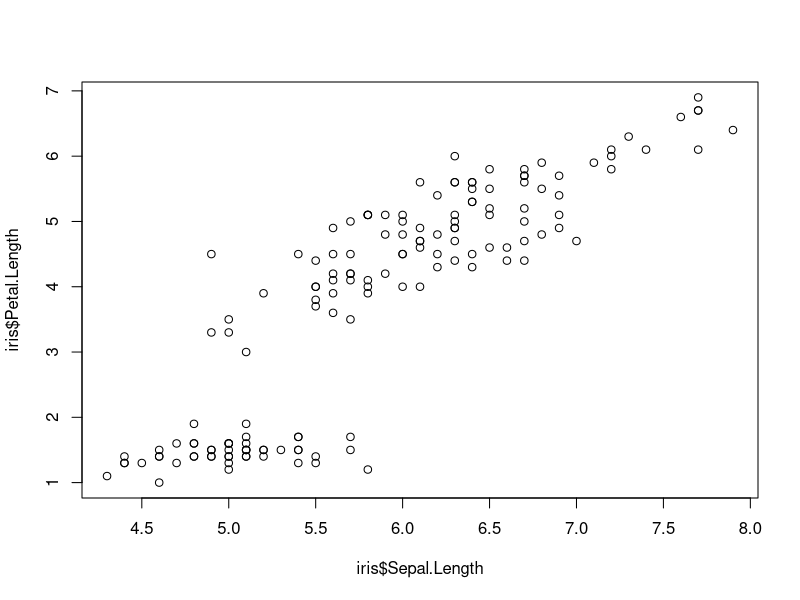
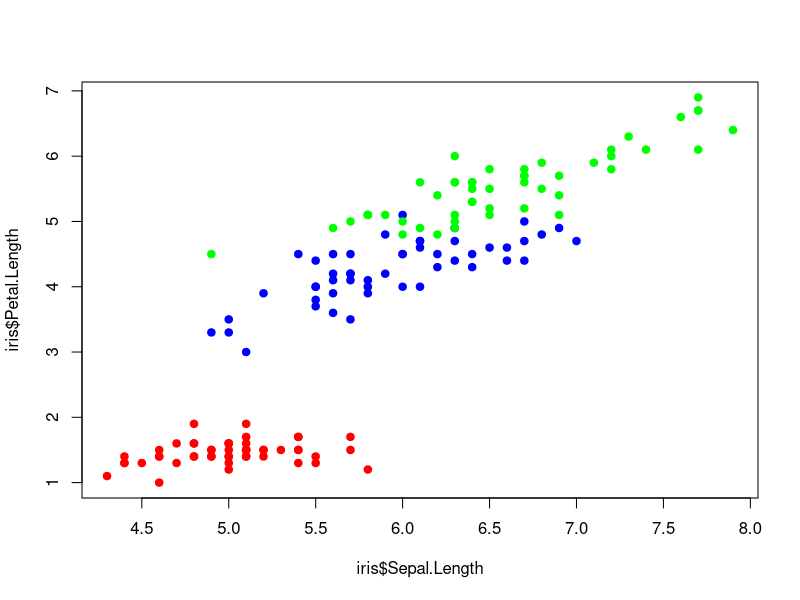
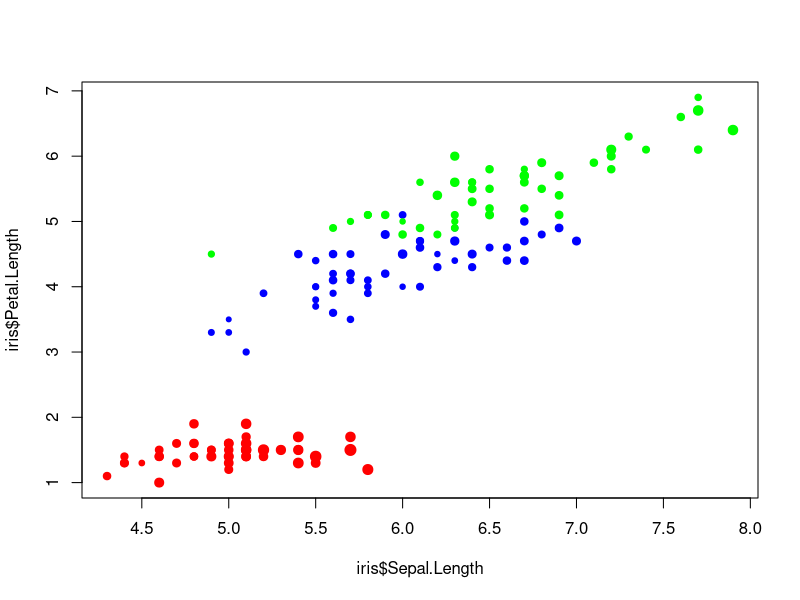
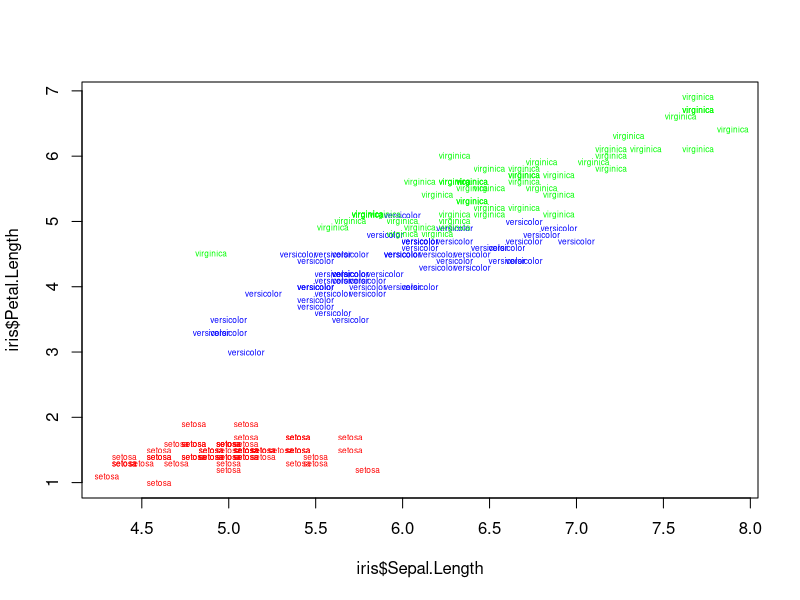
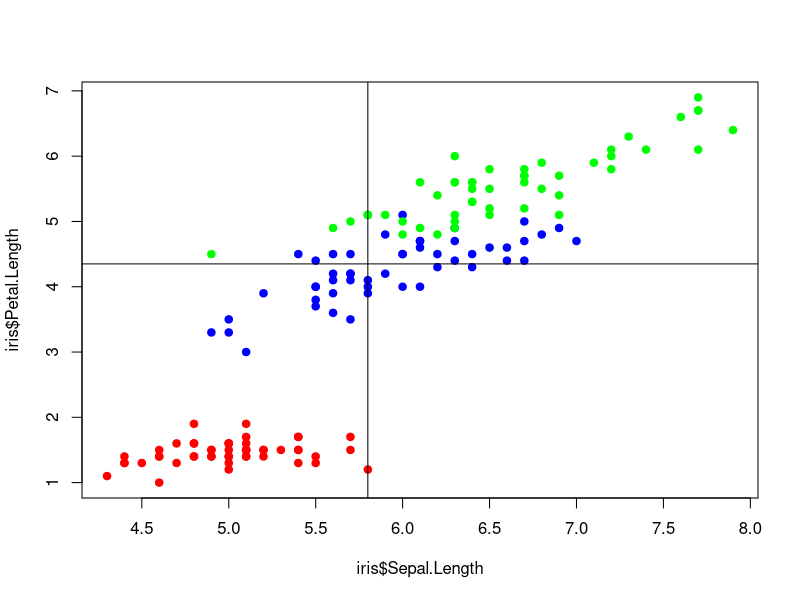
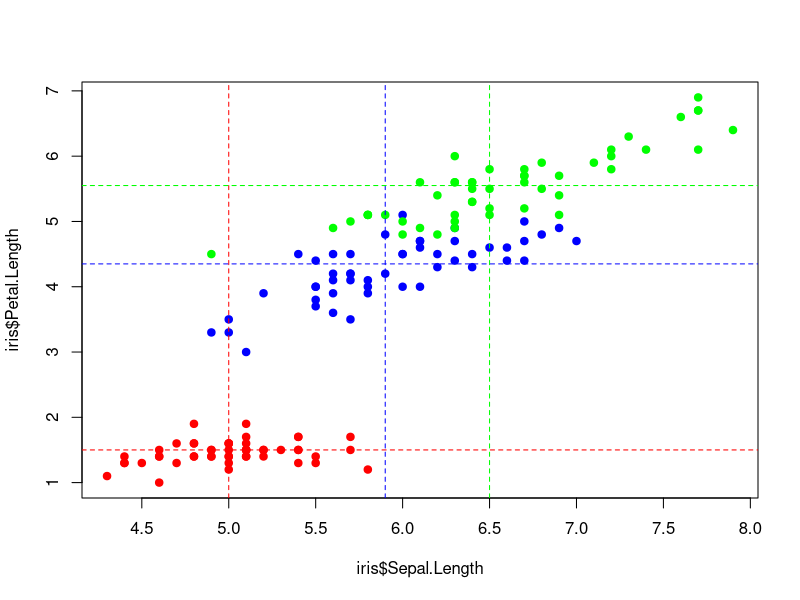
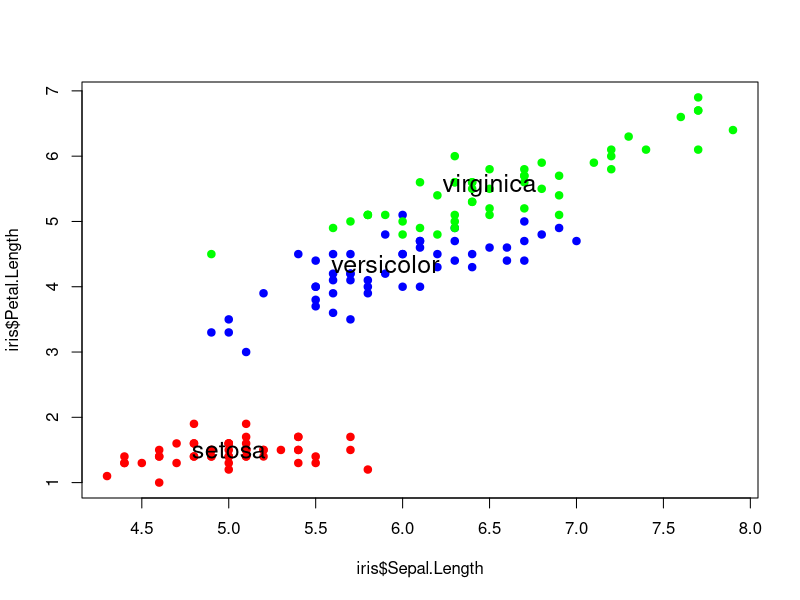
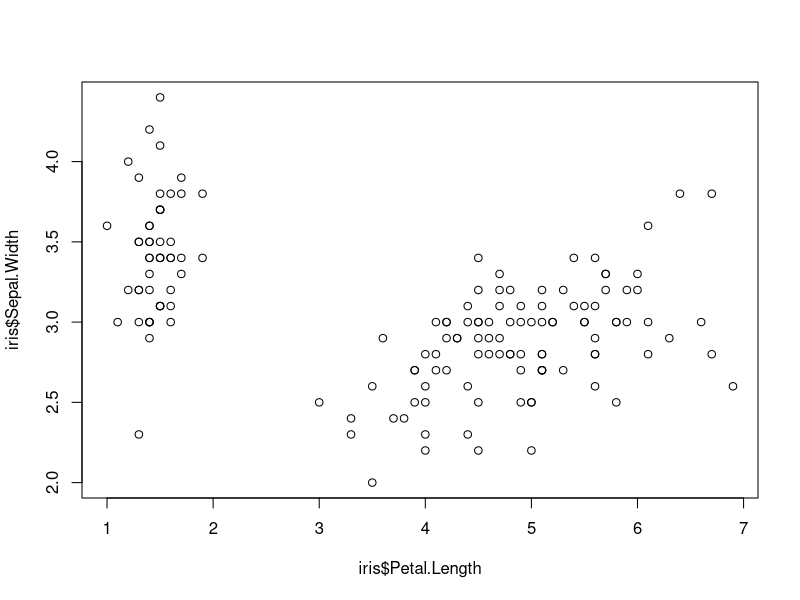

Generate these figures, in order, with R:
# Excerpt From: Taylor Arnold and Lauren Tilton, _Humanities Data in R_ 
# Chapter 4 Supplemental Questions

# 51. Produce a scatter plot of sepal length versus petal length in the iris 
# dataset.

plot(iris$Sepal.Length, iris$Petal.Length)

# 52. Add color to the scatter plot of sepal length versus petal length to 
# distinguish the three iris species. Use solid dots to highlight the colors.

plot(iris$Sepal.Length, iris$Petal.Length, pch = 19,
     col = ifelse(iris$Species == "setosa", "red", 
                  ifelse(iris$Species == "versicolor", "blue", "green")))

# 53. Using the previous plot as a starting point, change the size of the points 
# based on the sepal width. Hint: A good way to get nice sizes is to divide the 
# sepal width by the median width.

sizes <- iris$Sepal.Width/median(iris$Sepal.Width)
plot(iris$Sepal.Length, iris$Petal.Length, pch = 19,
     col = ifelse(iris$Species == "setosa", "red", 
                  ifelse(iris$Species == "versicolor", "blue", "green")),
     cex = sizes)

# 54. Change the plot to use the text of the species type instead of dots. You 
# can remove the sizing based on sepal width so that all of the text is of the 
# same size; however, it may help to make all the text points smaller than the 
# default to reduce overplotting.

plot(iris$Sepal.Length, iris$Petal.Length, 
     pch = 19,
     col = "white")
text(iris$Sepal.Length, iris$Petal.Length, iris$Species,
     col = ifelse(iris$Species == "setosa", "red", 
                  ifelse(iris$Species == "versicolor", "blue", "green")),
     cex = 0.5)

# 55. Add a vertical and horizontal median to the scatter plot of sepal length 
# versus petal length.

plot(iris$Sepal.Length,iris$Petal.Length, pch = 19,
     col = ifelse(iris$Species == "setosa", "red", 
                  ifelse(iris$Species == "versicolor", "blue", "green")))
abline(v = median(iris$Sepal.Length))
abline(h = median(iris$Petal.Length))

# 56. Add by group vertical and horizontal medians to the scatter plot of sepal
# length versus petal length. There should be three vertical and three 
# horizontal lines. Color the lines and points based on species, and make the 
# lines dashed rather than solid.

plot(iris$Sepal.Length,iris$Petal.Length, pch = 19,
     col = ifelse(iris$Species == "setosa", "red", 
                  ifelse(iris$Species == "versicolor", "blue", "green")))

colVals <- c("red", "blue", "green")
vertVals <- tapply(iris$Sepal.Length, iris$Species, median)
horzVals <- tapply(iris$Petal.Length, iris$Species, median)
abline(v = vertVals, 
       col = colVals,
       lty = "dashed")
abline(h = horzVals, 
       col = colVals,
       lty = "dashed")

# 57. Reconstruct the scatter plot of sepal length versus petal length with 
# species colors. Add text to show the medians of the three groups. Test out 
# different sizes for the points and text to make nice looking plot.

species <- unique(iris$Species)
plot(iris$Sepal.Length,iris$Petal.Length, pch = 19,
     col = ifelse(iris$Species == "setosa", "red", 
                  ifelse(iris$Species == "versicolor", "blue", "green")))

colVals <- c("red", "blue", "green")
vertVals <- tapply(iris$Sepal.Length, iris$Species, median)
horzVals <- tapply(iris$Petal.Length, iris$Species, median)
text(vertVals, horzVals, species, cex = 1.5)

# 58. Construct a plot of petal length versus sepal width. The plot has two 
# large clusters of points (in the upper left and lower right) and one outlier 
# in the bottom left. Construct a coloring for these three groups. Produce a 
# side by side plot showing petal length versus sepal width next to sepal length 
# versus petal length. Use the new color scheme for both.

plot(iris$Petal.Length, iris$Sepal.Width)

groups = rep(2L,nrow(iris))
groups[iris$Petal.Length < 2] = 1L
groups[iris$Petal.Length < 2 & iris$Sepal.Width < 2.5] = 3L

par(mfrow = c(1, 2))
colVals <- c("red", "blue", "green")
plot(iris$Petal.Length, iris$Sepal.Width, col = colVals[groups], pch = 19)
plot(iris$Sepal.Length,iris$Petal.Length, col = colVals[groups], pch = 19)

# 59. Create a scatter plot matrix (pairs plot) from the four numerical 
# variables in the iris dataset. You should reduce the margins to fit the entire 
# plot on the screen but do not need to directly replicate all of the tweaks 
# from Sect. 4.6.

par(mfrow=c(4,4))
par(mar=c(1,1,1,1))
par(oma=c(2,2,2,2))
for (i in 1:4) {
  for (j in 1:4) {
    plot(iris[,i], iris[,j], pch=19, cex=0.5)
  }
}

# 60. Change the custom scatter plot matrix to have a histogram on the diagonal
# axis.

# added extra color
par(mfrow=c(4,4))
par(mar=c(1,1,1,1))
par(oma=c(2,2,2,2))
for (i in 1:4) {
  for (j in 1:4) {
    if (i != j) plot(iris[,i], iris[,j], pch=19, cex=0.5, 
                     col = ifelse(iris$Species == "setosa", "red", 
                      ifelse(iris$Species == "versicolor", "blue", "green")))
    if (i == j) hist(iris[,i], main="", col = "gray")
  }
}

# 61. Take the InsectRepelant dataset and produce a single line plot of the
# data. It will be easiest going forward to do this by (1) plotting the data 
# with a white color, and (2) making a single call to the lines function.

plot(InsectSprays$count, col = "white")
lines(InsectSprays$count)

# 62. The first row of the InsectRepelant dataset has a count of 10. Add to
# the plot a stack of solid points to represent this count between the 
# coordinates (1,1) and (1,10).

plot(InsectSprays$count, col = "white")

lines(InsectSprays$count)

points(rep(1, 10), 1:10, pch = 19)

# 63. Now, replicate this for every row of data on a plot. Do not include the 
# line as it will no longer be needed. You can do this in several ways, though 
# the most straightforward is as a loop over the rows of the dataset. Hint: You 
# may need to create a special case for the two rows with a count of zero.

plot(InsectSprays$count, col = "white")

for (i in 1:nrow(InsectSprays)) {
  thisCount = InsectSprays$count[i]
  if (thisCount > 0) points(rep(i, thisCount), 1:thisCount, pch = 19)
}

# 64. Duplicate the previous plot, but use the spray type as a text object (it 
# is a single letter between A and F) in place of the dots).

plot(InsectSprays$count, col = "white")

for (i in 1:nrow(InsectSprays)) {
  thisCount = InsectSprays$count[i]
  thisSpray = InsectSprays$spray[i]
  if (thisCount > 0) text(rep(i, thisCount), 1:thisCount, thisSpray)
}

# 65. Add vertical bars to separate the groups. Do not do this manually, but use
# vectors to plot all the lines at once.

plot(InsectSprays$count, col = "white")

for (i in 1:nrow(InsectSprays)) {
  thisCount = InsectSprays$count[i]
  thisSpray = InsectSprays$spray[i]
  if (thisCount > 0) text(rep(i, thisCount), 1:thisCount, thisSpray)
}

abline(v=seq(0.5,72.5,by=12))

# 66. Using dots again instead of letters replicate the plot such that one dot 
# represents three counts. Do not plot any remainder, so a count of 5 should 
# have only one dot. Hint: The floor function will be helpful; it removes the 
# fractional part of a number.

plot(floor(InsectSprays$count/3))

for (i in 1:nrow(InsectSprays)) {
  thisCount = floor(InsectSprays$count/3)[i]
  if (thisCount > 0) points(rep(i, thisCount), 1:thisCount, pch = 19)
}

# 67. Now, redo the plot such that the fractional part of the remainder is 
# represented by a smaller dot. So a remainder of 0.33 gets a dot with cex=0.33 
# and a remainder of 0.66 gets a dot with cex=0.66.

plot(floor(InsectSprays$count/3),col="white")

for (i in 1:nrow(InsectSprays)) {
  thisCount = floor(InsectSprays$count/3)[i]
  thisSpray = InsectSprays$spray[i]
  if (thisCount > 0) points(rep(i,thisCount), 1:thisCount, pch = 19)
  fracPart = (InsectSprays$count/3)[i] -
    floor(InsectSprays$count/3)[i]
  points(i,thisCount+1, pch = 19, cex = fracPart, col = "gray")
}

# 68. The object AirPassengers is a dataset which gives the number of 
# international airline passengers by month for 12 years of data. It is stored 
# by default in an atypical format but can be converted to a matrix easily:

ap <- matrix(as.numeric(AirPassengers), ncol = 12)
rownames(ap) <- month.abb
colnames(ap) <- 1949:1960

# Calculate the total flyers for each year, and then calculate the total number 
# of flyers over each month. Are there any noticeable patterns?

flyers_year <- apply(ap, 2, sum)
flyers_month <- apply(ap, 1, sum)

# 69. Construct a line plot of the number of fliers for 1949. Use custom axes to
# label the months.

plot(1:12, ap[,1], col = "white", axes = FALSE)
axis(2)
axis(1, at = 1:12, rownames(ap))
lines(1:12, ap[,1])

# 70. Construct a graphic with line plots for every year. Add a text label to 
# the data point for July to label the years. Hint: Use range(ap) to determine 
# the limits of the y-axis to capture all of the data

plot(1:12, ap[,1], col = "white", axes = FALSE, ylim = range(ap))
axis(2)
axis(1, at = 1:12, rownames(ap))
for (j in 1:nrow(ap))
  lines(1:12, ap[,j])
text(rep(7,12), ap[7,], colnames(ap))

# 71. Produce a scatter plot of the 1949 data against the 1950 data. Use text to
# label the points. Remember to offset the labels from the points.

plot(ap[,1], ap[,2], pch = 19, ylim = c(100, 180))
text(ap[,1], ap[,2] + 3, rownames(ap))

# 72. Produce a new dataset which shows the month percentage of flights for each
# year. In other words, each column should sum to 100. Save this as scaledAp.

perc_ap <- round(t(t(ap) / apply(ap, 2, sum) * 100), 2)

# 73. Create a new line chart showing these standardized values for each year 
# over the months.

perc_ap <- round(t(t(ap) / apply(ap, 2, sum) * 100), 2)

plot(1:12, perc_ap[,1], col = "white", axes = FALSE, ylim = c(0, 15))
axis(2)
axis(1, at = 1:12, rownames(perc_ap))
for (j in 1:nrow(perc_ap))
  lines(1:12, perc_ap[,j])
text(rep(7,12), perc_ap[7,], colnames(perc_ap), cex = 0.5)

# 74. Create an empty plot with x and y ranges from 1 to 12. Create a dot at 
# each coordinate (i, j) to represent the value in the 12 by 12 matrix ap. Use 
# relative sizes to show the value. Construct useful custom axes (use the option 
# las=2 to make the axes look nicer).

plot(0,0,xlim=c(1,12),ylim=c(1,12), col="white",
     axes=FALSE, main="", xlab="", ylab="")

box()
axis(1, at = 1:12, colnames(ap), las = 2)
axis(2, at = 1:12, rownames(ap), las = 2)

for (i in 1:12) {
  points(rep(i, 12), 1:12, cex = ap[,i]/mean(ap), pch = 19)
}

# 75. Recreate the plot using the scaledAp data. Color points blue if they are 
# less than 100/12 and red if they are greater than 100/12 (we use this cut-off 
# as it represents a typical month).

perc_ap <- round(t(t(ap) / apply(ap, 2, sum) * 100), 2)

plot(0,0,xlim=c(1,12),ylim=c(1,12), col="white",
     axes=FALSE, main="", xlab="", ylab="")

box()
axis(1, at = 1:12, colnames(perc_ap), las = 2)
axis(2, at = 1:12, rownames(perc_ap), las = 2)

cols = matrix("blue", nrow=12, ncol=12)
cols[perc_ap > 1/12 * 100] <- "red"

for (i in 1:12) {
  points(rep(i,12), 1:12, cex = perc_ap[,i] / mean(perc_ap),
         pch = 19, col = cols[,i])
}
